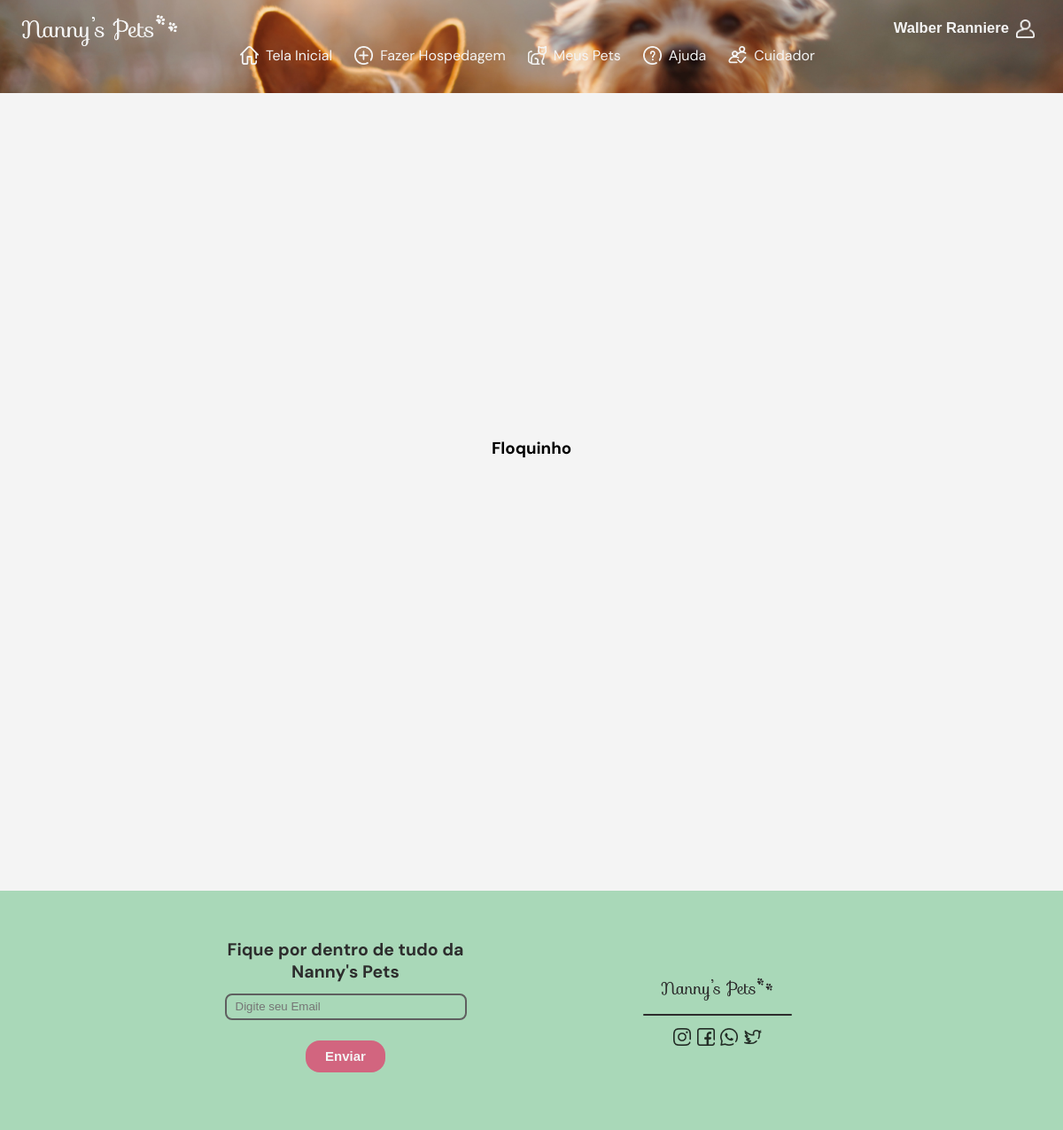
The app's page /pets/13/ (signed in) with its own data.
### nannypets/models.py (models this page shows, shortened)
class User(AbstractBaseUser, PermissionsMixin):
    username = models.CharField(_('username'), max_length=15, unique=True,
        help_text=_('Required. 15 characters or fewer. Letters, \
                    numbers and @/./+/-/_ characters'),
        validators=[
                    validators.RegexValidator(
                                            re.compile('^[\w.@+-]+$'),
                                            _('Enter a valid username.'),
                                            _('invalid'))])
    first_name = models.CharField(_('first name'), max_length=30)
    last_name = models.CharField(_('last name'), max_length=150)
    email = models.EmailField(_('email address'), max_length=255, unique=True)
    is_staff = models.BooleanField(_('staff status'), default=False,
        help_text=_('Designates whether the user can log into this admin site.'))
    is_active = models.BooleanField(_('active'), default=True,
        help_text=_('Designates whether this user should be treated as active. \
                    Unselect this instead of deleting accounts.'))
    date_joined = models.DateTimeField(_('date joined'), default=timezone.now)
    foto = models.ImageField(_('foto'), upload_to='mysite/nannypets/user_photos', null=True,
                             blank=True)
    USERNAME_FIELD = 'username'
    REQUIRED_FIELDS = ['email',]
    objects = UserManager()
    class Meta:
        ordering = ['username']
        verbose_name = _('user')
        verbose_name_plural = _('users')

class Pet(models.Model):
    nome = models.CharField(max_length=255)
    idade = models.IntegerField()
    ESPECIE = (1, 'Cachorro'), (2,'Gato')
    TAMANHO = (1, 'Porte pequeno'), (2, 'Porte médio'), (3, 'Porte grande')
    porte = models.IntegerField(choices=TAMANHO,)
    especie = models.IntegerField(choices=ESPECIE,)
    docil = models.BooleanField()
    User = settings.AUTH_USER_MODEL
    user = models.ForeignKey(User, on_delete=models.CASCADE)
    foto = models.ImageField(upload_to='nannypets/pet_photos', blank=True)
    def __str__(self):
        return self.nome
    class Meta:
        ordering = ['nome']
        verbose_name = 'Pet'
        verbose_name_plural = 'Pets'

### nannypets/views.py (the view)
# urls.py: path('pets/<int:pk>/',login_required(views.PetView.as_view()), name = 'pet'),
class PetView(View):
    def get(self, request, *args, **kwargs):
        pet = get_object_or_404(Pet, pk = kwargs['pk'])
        return render(request, 'nannypets/pet.html', {'pet': pet})

### nannypets/templates/nannypets/pet.html (shortened to what this page needs)
{% extends 'base.html' %}
{% load static %}
{% block css %} <link rel="stylesheet" type="text/css" href="{% static 'assets/css/pet.css' %}"> {% endblock %}
{% block content %}
    <div class="container">
        <div class="pet-content">
            <h3 class="title-pet">{{pet}}</h3>
        </div>
    </div>
{% endblock %}

### nannypets/templates/base.html (shortened to what this page needs)
{% load static %}
<!DOCTYPE html>
<html lang="pt-br">
<head>
    <link rel="stylesheet" type="text/css" href="{% static 'assets/css/base.css' %}">
    {% block css %}{% endblock %}
</head>
<body>
    <nav class="nav-bar">
        <div class="nav-bar-logo-perfil">
            <img src="{% static 'assets/img/logo-white.png' %}" alt="Logo Nanny Pets" class="logo">
            <button class="icon-title-perfil">
                <h5>{{ user.username }} {{user.last_name}}</h5>
                <img src="{% static 'assets/img/perfil.png' %}" alt="" class="nav-icon">
            </button>
        </div>
        <ul class="nav-links">
            <li><a href="/"><img src="{% static 'assets/img/icon-home.png' %}" alt="" class="nav-icon">Tela Inicial</a></li>
            <li><a href="/hospedagem/"><img src="{% static 'assets/img/icon-hospedar.png' %}" alt="" class="nav-icon">Fazer Hospedagem</a></li>
            <li><a href="/pets/"><img src="{% static 'assets/img/icon-cat.png' %}" alt="" class="nav-icon">Meus Pets</a></li>
            <li><a href="#"><img src="{% static 'assets/img/icon-help.png' %}" alt="" class="nav-icon">Ajuda</a></li>
            {% if user.cuidador %}
                <li><a href="/minhas_solicitacoes"><img src="{% static 'assets/img/icon-cuidador.png' %}" alt="" class="nav-icon">Cuidador</a></li>
            {% endif %}
        </ul>
    </nav>
    {% block content %}
    {% endblock %}
    <footer class="foot">
        <div class="foot-form">
            <div class="box-form">
                <h2 class="foot-title">Fique por dentro de tudo da Nanny's Pets</h2>
                <form action="#" class="foot-form-env-email">
                    <input type="text" placeholder="Digite seu Email" class="foot-form-cx-text">
                    <button class="foot-btn-env">Enviar</button>
                </form>
            </div>
        </div>
        <div class="foot-logo-midia">
            <div class="box-social">
                <img src="{% static 'img/logo-black.png' %}" alt="" class="foot-logo">
                <hr>
                <div class="foot-social-midia">
                    <img src="{% static 'img/icon-ig.png' %}" alt="" class="foot-icon-midia">
                    <img src="{% static 'img/icon-fb.png' %}" alt="" class="foot-icon-midia">
                    <img src="{% static 'img/icon-wpp.png' %}" alt="" class="foot-icon-midia">
                    <img src="{% static 'img/icon-tw.png' %}" alt="" class="foot-icon-midia">
                </div>
            </div>
        </div>
    </footer>
</body>
</html>

### nannypets/static/assets/css/base.css (style rules this page uses)
:root { --white: #f4f4f4; --pink-strong: #D2657F; --text-color-black: #2d2d2d; --text-color-gray: #5f5f5f; --hover-button: #FF6663; --gray: #9AA0A8; --blue: #d9e6ff; --blue-light: #A9D8B8; --container-color: #fff; --body-font: 'DM Sans', sans-serif; --h2-font-size: 1.25rem; --h3-font-size: 1rem; --normal-font-size: .938rem; --small-font-size: .813rem; --smaller-font-size: .75rem; }
* { box-sizing: border-box; padding: 0; margin: 0; }
body { font-family: var(--body-font); background-color: var(--white); display: flex; flex-direction: column; justify-content: space-between; min-height: 100vh; }
.nav-bar { width: 100%; height: 105px; background: rgba(192, 126, 117, 0.20); background-image: url("/static/assets/img/alvan-nee-T-0EW-SEbsE-unsplash.jpg"); background-size: cover; background-position: center; filter: contrast(1.0); flex-shrink: 0; background-position-y: 24%; display: flex; flex-direction: column; padding: 1% 2%; align-items: center; }
.nav-bar-logo-perfil { width: 100%; justify-content: space-between; height: auto; display: flex; flex-direction: row; }
.logo { width: auto; height: 40px; }
.icon-title-perfil { border: none; display: flex; flex-direction: row; color: var(--white); font-size: var(--h2-font-size); text-decoration: none; background: transparent; justify-content: space-between; align-items: center; }
.nav-links { display: flex; list-style: none; flex-direction: row; justify-content: space-around; width: 60%; }
.nav-links li { display: flex; flex-direction: row; align-items: center; justify-content: center; height: 21px; }
.nav-links a { text-decoration: none; color: var(--white); height: 21px; display: inline-flex; align-items: flex-end; transition: 300ms linear; }
.nav-icon { height: 21px; width: 21px; border: none; text-decoration: none; margin-left: 8px; margin-right: 8px; }
.foot { width: 100%; height: 270px; position: relative; bottom: 0; background-color: var(--blue-light); display: flex; flex-direction: row; align-items: center; justify-content: center; }
.foot-form, .foot-logo-midia { width: 35%; height: 100%; display: flex; flex-direction: column; align-items: center; justify-content: center; }
.box-form { color: var(--text-color-black); height: 60%; width: 65%; display: flex; flex-direction: column; justify-content: space-around; font-size: var(--small-font-size); text-align: center; }
.foot-form-env-email { display: flex; flex-direction: column; height: 70%; justify-content: space-around; align-items: center; }
.foot-form-env-email input { background-color: transparent; border-radius: 8px; border: 2px solid #5F5F5F; height: 30px; appearance: none; text-indent: 10px; width: 100%; }
.foot-form-env-email button { width: 90px; height: 36px; border-radius: 16px; border-style: hidden; background-color: var(--pink-strong); color: var(--white); font-size: var(--normal-font-size); font-weight: 700; outline: 0; cursor: pointer; }
.foot-logo { height: 30px; width: 128px; }
.foot-icon-midia { height: 20px; width: 20px; }
.box-social { height: 35%; width: 40%; display: flex; flex-direction: column; justify-content: space-around; align-items: center; }
.box-social hr { width: 100%; background-color: var(--text-color-black); height: 1.5px; border: none; border-radius: 3px; }
.foot-social-midia { display: flex; width: 60%; align-items: center; justify-content: space-between; }
.container { margin-bottom: 80px; }

### nannypets/static/assets/css/pet.css (style rules this page uses)
body { margin: 0; padding: 0; display: flex; flex-direction: column; }
.container { display: flex; align-items: center; flex-direction: column; padding: 0; height: auto; width: 100%; margin-bottom: 100px; }
.pet-content { display: flex; flex-direction: column; width: 60%; min-height: 800px; align-items: center; justify-content: center; }

### records on screen
User: username "Walber", last_name "Ranniere"
Pet: nome "Floquinho"
